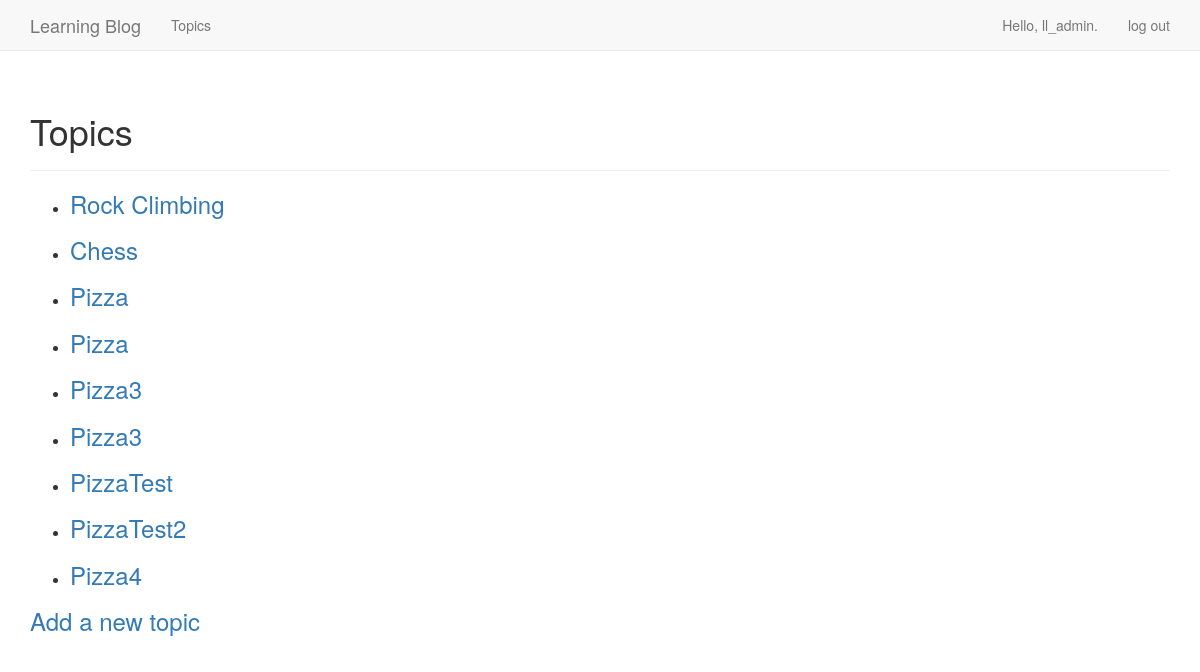
/learning_blogs/topics/ (signed in), run on the app's committed database.
### learning_blogs/models.py (models this page shows)
class Topic(models.Model):
	text = models.CharField(max_length=200)
	date_added = models.DateTimeField(auto_now_add=True)
	owner = models.ForeignKey(User,on_delete=models.CASCADE)
	def __str__(self):
		return self.text

### learning_blogs/views.py (the view)
# urls.py: re_path(r'^topics/(?P<topic_id>\d+)/$', views.topic, name='topic'),
@login_required
def topics(request):
	topics = Topic.objects.filter(owner=request.user).order_by('date_added')
	context = {'topics':topics}
	return render(request,'learning_blogs/topics.html',context)

### learning_blogs/templates/learning_blogs/topics.html (shortened to what this page needs)
<!DOCTYPE html>
<html lang="en">
<head>
</head>
<body>
{% extends 'learning_blogs/base.html' %}
{% block header %}
    <h1>Topics</h1>
{% endblock header %}
{% block content %}
    <ul>
        {% for topic in topics %}
            <li>
                <h3>
                    <a href="{% url 'learning_blogs:topic' topic.id %}">{{ topic }}</a>
                </h3>
            </li>
        {% empty %}
            <li>No topic have been added yet.</li>
        {% endfor %}
    </ul>
    <h3>
        <a href="{% url 'learning_blogs:new_topic' %}">Add a new topic</a>
    </h3>
{% endblock content %}

### learning_blogs/templates/learning_blogs/base.html (shortened to what this page needs)
{% load bootstrap3 %}
<!DOCTYPE html>
<html lang="en">
<head>
    {% bootstrap_css %}
</head>
<body>
    <nav class="navbar navbar-default navbar-static-top">
        <div class="container">
            <div class="navbar-header">
                <a class="navbar-brand" href="{% url 'learning_blogs:index' %}">
                    Learning Blog</a>
            </div>
            <div id="navbar" class="navbar-collapse collapse">
                <ul class="nav navbar-nav">
                    <li><a href="{% url 'learning_blogs:topics' %}">Topics</a></li>
                </ul>
                <ul class="nav navbar-nav navbar-right">
                    {% if user.is_authenticated %}
                        <li><a>Hello, {{ user.username }}.</a></li>
                        <li><a href="{% url 'users:logout' %}">log out</a></li>
                    {% else %}
                        <li><a href="{% url 'users:register' %}">register</a></li>
                        <li><a href="{% url 'users:login' %}">log in</a></li>
                    {% endif %}
                </ul>
            </div>
        </div>
    </nav>
    <div class="container">
        <div class="page-header">
            {% block header %}{% endblock header %}
        </div>
        <div>
            {% block content %}{% endblock content %}
        </div>
    </div>
</body>
</html>

### data on the page
Topic: text "Rock Climbing"
Topic: text "Chess"
Topic: text "Pizza"
Topic: text "Pizza"
Topic: text "Pizza3"
Topic: text "Pizza3"
Topic: text "PizzaTest"
Topic: text "PizzaTest2"
Topic: text "Pizza4"

### other printed values
{{ user.username }} "ll_admin"
